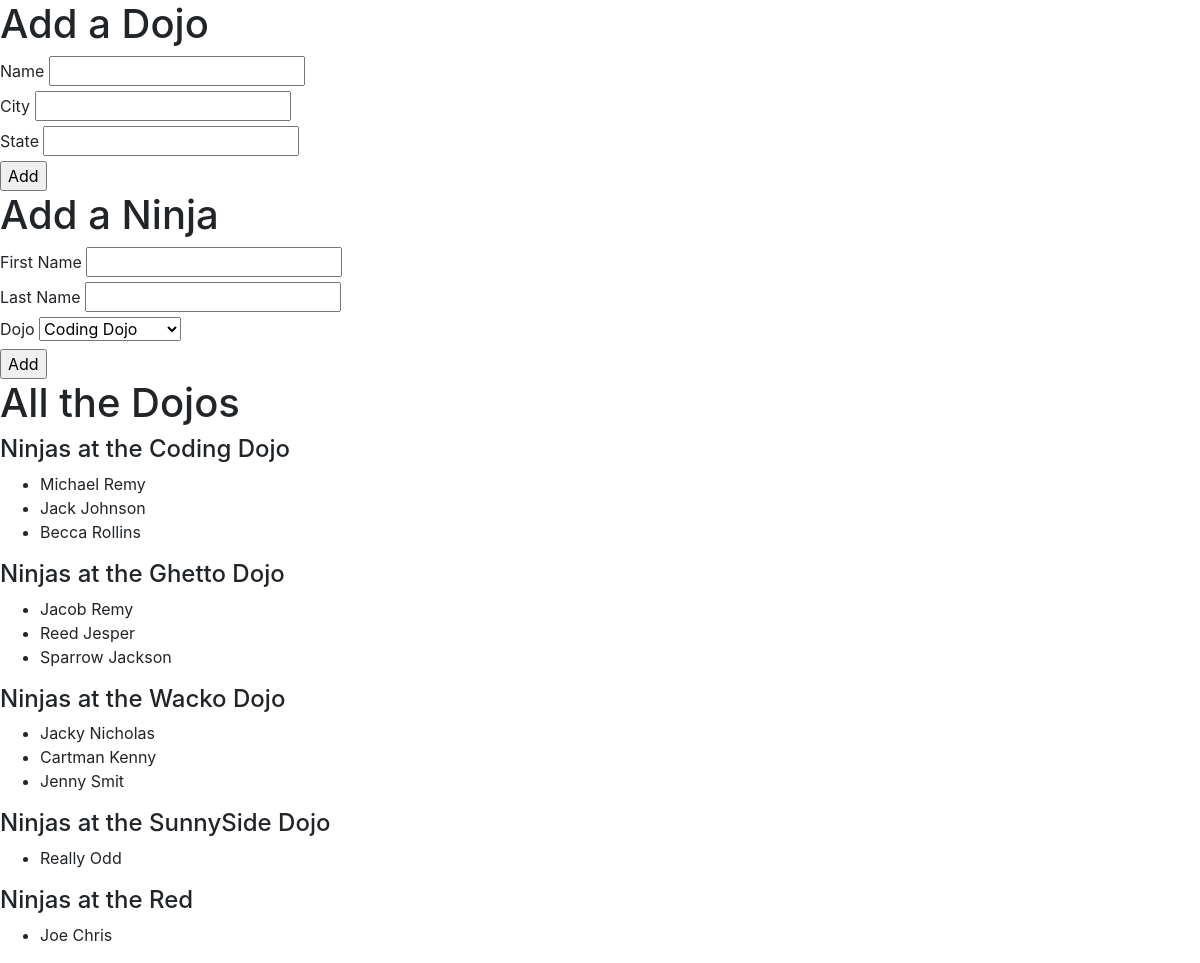
The page / on the database its author committed.
### dojo_ninjas_app/models.py (models this page shows)
class Dojos(models.Model):
    name = models.CharField(max_length=255)
    city = models.CharField(max_length=255)
    state = models.CharField(max_length=2)
    desc = models.TextField()
    created_at = models.DateTimeField(auto_now_add=True)
    updated_at = models.DateTimeField(auto_now=True)

class Ninjas(models.Model):
    dojo_id = models.ForeignKey (Dojos, related_name="ninja", on_delete = models.CASCADE)
    first_name = models.CharField(max_length=255)
    last_name = models.CharField(max_length=255)
    created_at = models.DateTimeField(auto_now_add=True)
    updated_at = models.DateTimeField(auto_now=True)

### dojo_ninjas_app/views.py (the view)
# urls.py: path('', views.index),
def index(request):
    context = {
        'addDojo': Dojos.objects.all(),
    }
    return render(request, 'index.html', context)

### dojo_ninjas_app/templates/index.html (shortened to what this page needs)
<!DOCTYPE html>
<html lang="en">
<head>
    <link rel="stylesheet" href="https://stackpath.bootstrapcdn.com/bootstrap/4.4.1/css/bootstrap.min.css">
</head>
<body>
    <h1>Add a Dojo</h1>
    <form action="add_dojo" method="POST">
        <label for="name">Name</label>
        <input type="text" name="name">
        <br>
        <label for="city">City</label>
        <input type="text" name="city">
        <br>
        <label for="state">State</label>
        <input type="text" name="state">
        <br>
        <input type="submit" value="Add">
    </form>
    <h1>Add a Ninja</h1>
    <form action="add_ninja" method="POST">
        <label for="first_name">First Name</label>
        <input type="text" name="first_name">
        <br>
        <label for="last_name">Last Name</label>
        <input type="text" name="last_name">
        <br>
        <label for="dojo_dropdown">Dojo</label>
        <select name="dojo_dropdown">
            {% for info in addDojo %}
            <option value="{{info.name}}">{{info.name}}</option>
            {% endfor %}
        </select>
        <br>
        <input type="submit" value="Add">
    </form>
    <h1>All the Dojos</h1>
    {% for info in addDojo %}
    <h4>Ninjas at the {{ info.name }} </h4>
        <ul>{% for names in info.ninja.all%}
            <li>{{names.first_name}} {{ names.last_name}}</li>
            {% endfor %}</ul>
    {% endfor %}
</body>
</html>

### rows shown on the page
Dojos: name "Coding Dojo"
Ninjas: first_name "Michael", last_name "Remy"
Ninjas: first_name "Jack", last_name "Johnson"
Ninjas: first_name "Becca", last_name "Rollins"
Dojos: name "Ghetto Dojo"
Ninjas: first_name "Jacob", last_name "Remy"
Ninjas: first_name "Reed", last_name "Jesper"
Ninjas: first_name "Sparrow", last_name "Jackson"
Dojos: name "Wacko Dojo"
Ninjas: first_name "Jacky", last_name "Nicholas"
Ninjas: first_name "Cartman", last_name "Kenny"
Ninjas: first_name "Jenny", last_name "Smit"
Dojos: name "SunnySide Dojo"
Ninjas: first_name "Really", last_name "Odd"
Dojos: name "Red"
Ninjas: first_name "Joe", last_name "Chris"

### other values the page prints
form field dojo_dropdown "Coding Dojo"
